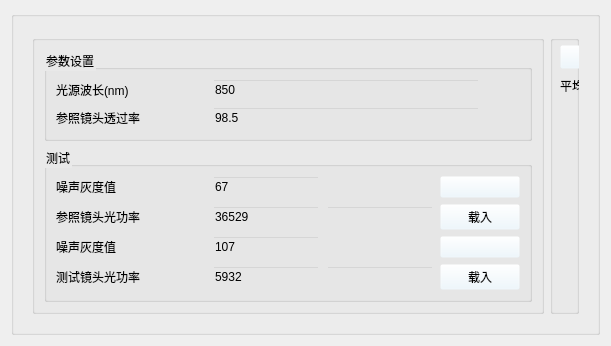
            <widget class="QWidget" name="tab_3">
             <attribute name="title">
              <string>透过率</string>
             </attribute>
             <layout class="QHBoxLayout" name="horizontalLayout_13">
              <item>
               <widget class="QGroupBox" name="groupBox_20">
                <property name="styleSheet">
                 <string notr="true">background-color: rgb(240, 240, 240);
background-color:rgb(234,247,255);
background-color:rgba(234,247,255,0);</string>
                </property>
                <property name="title">
                 <string/>
                </property>
                <layout class="QVBoxLayout" name="verticalLayout_10">
                 <item>
                  <widget class="QWidget" name="widget_5" native="true">
                   <layout class="QVBoxLayout" name="verticalLayout_14">
                    <item>
                     <layout class="QHBoxLayout" name="horizontalLayout_6">
                      <item>
                       <widget class="QGroupBox" name="groupBox_9">
                        <property name="title">
                         <string/>
                        </property>
                        <layout class="QVBoxLayout" name="verticalLayout_16">
                         <item>
                          <widget class="QGroupBox" name="groupBox_24">
                           <property name="title">
                            <string>参数设置</string>
                           </property>
                           <layout class="QVBoxLayout" name="verticalLayout_15">
                            <item>
                             <layout class="QHBoxLayout" name="horizontalLayout_30">
                              <item>
                               <widget class="QLabel" name="label_35">
                                <property name="minimumSize">
                                 <size>
                                  <width>150</width>
                                  <height>0</height>
                                 </size>
                                </property>
                                <property name="maximumSize">
                                 <size>
                                  <width>144</width>
                                  <height>16777215</height>
                                 </size>
                                </property>
                                <property name="text">
                                 <string>光源波长(nm)</string>
                                </property>
                               </widget>
                              </item>
                              <item>
                               <widget class="QLineEdit" name="lineEdit_wavelengthTrans">
                                <property name="sizePolicy">
                                 <sizepolicy hsizetype="Expanding" vsizetype="Fixed">
                                  <horstretch>100</horstretch>
                                  <verstretch>0</verstretch>
                                 </sizepolicy>
                                </property>
                                <property name="maximumSize">
                                 <size>
                                  <width>300</width>
                                  <height>16777215</height>
                                 </size>
                                </property>
                                <property name="text">
                                 <string>850</string>
                                </property>
                               </widget>
                              </item>
                              <item>
                               <spacer name="horizontalSpacer_8">
                                <property name="orientation">
                                 <enum>Qt::Orientation::Horizontal</enum>
                                </property>
                                <property name="sizeHint" stdset="0">
                                 <size>
                                  <width>40</width>
                                  <height>20</height>
                                 </size>
                                </property>
                               </spacer>
                              </item>
                             </layout>
                            </item>
                            <item>
                             <layout class="QHBoxLayout" name="horizontalLayout_28">
                              <item>
                               <widget class="QLabel" name="label_33">
                                <property name="minimumSize">
                                 <size>
                                  <width>150</width>
                                  <height>0</height>
                                 </size>
                                </property>
                                <property name="maximumSize">
                                 <size>
                                  <width>144</width>
                                  <height>16777215</height>
                                 </size>
                                </property>
                                <property name="text">
                                 <string>参照镜头透过率</string>
                                </property>
                               </widget>
                              </item>
                              <item>
                               <widget class="NumberLineEdit" name="lineEdit_officialLensTrans">
                                <property name="sizePolicy">
                                 <sizepolicy hsizetype="Expanding" vsizetype="Fixed">
                                  <horstretch>100</horstretch>
                                  <verstretch>0</verstretch>
                                 </sizepolicy>
                                </property>
                                <property name="maximumSize">
                                 <size>
                                  <width>300</width>
                                  <height>16777215</height>
                                 </size>
                                </property>
                                <property name="styleSheet">
                                 <string notr="true"/>
                                </property>
                                <property name="text">
                                 <string>98.5</string>
                                </property>
                               </widget>
                              </item>
                              <item>
                               <spacer name="horizontalSpacer_9">
                                <property name="orientation">
                                 <enum>Qt::Orientation::Horizontal</enum>
                                </property>
                                <property name="sizeHint" stdset="0">
                                 <size>
                                  <width>40</width>
                                  <height>20</height>
                                 </size>
                                </property>
                               </spacer>
                              </item>
                             </layout>
                            </item>
                           </layout>
                          </widget>
                         </item>
                         <item>
                          <widget class="QGroupBox" name="groupBox_22">
                           <property name="title">
                            <string>测试</string>
                           </property>
                           <layout class="QVBoxLayout" name="verticalLayout_11">
                            <item>
                             <layout class="QGridLayout" name="gridLayout_13">
                              <item row="0" column="0">
                               <widget class="QLabel" name="label_26">
                                <property name="text">
                                 <string>噪声灰度值</string>
                                </property>
                               </widget>
                              </item>
                              <item row="0" column="1">
                               <widget class="QLineEdit" name="lineEdit_officialNoiseLevel">
                                <property name="sizePolicy">
                                 <sizepolicy hsizetype="Expanding" vsizetype="Fixed">
                                  <horstretch>0</horstretch>
                                  <verstretch>0</verstretch>
                                 </sizepolicy>
                                </property>
                                <property name="maximumSize">
                                 <size>
                                  <width>16777215</width>
                                  <height>16777215</height>
                                 </size>
                                </property>
                                <property name="text">
                                 <string>67</string>
                                </property>
                               </widget>
                              </item>
                              <item row="1" column="0">
                               <widget class="QLabel" name="label_36">
                                <property name="minimumSize">
                                 <size>
                                  <width>150</width>
                                  <height>0</height>
                                 </size>
                                </property>
                                <property name="maximumSize">
                                 <size>
                                  <width>144</width>
                                  <height>16777215</height>
                                 </size>
                                </property>
                                <property name="text">
                                 <string>参照镜头光功率</string>
                                </property>
                               </widget>
                              </item>
                              <item row="1" column="1">
                               <widget class="NumberLineEdit" name="lineEdit_officialLensOpticalPower">
                                <property name="sizePolicy">
                                 <sizepolicy hsizetype="Expanding" vsizetype="Fixed">
                                  <horstretch>0</horstretch>
                                  <verstretch>0</verstretch>
                                 </sizepolicy>
                                </property>
                                <property name="maximumSize">
                                 <size>
                                  <width>16777215</width>
                                  <height>16777215</height>
                                 </size>
                                </property>
                                <property name="styleSheet">
                                 <string notr="true"/>
                                </property>
                                <property name="text">
                                 <string>36529</string>
                                </property>
                               </widget>
                              </item>
                              <item row="1" column="2">
                               <widget class="QLineEdit" name="lineEdit_totalGray1"/>
                              </item>
                              <item row="1" column="3">
                               <widget class="QPushButton" name="pushButton_addGrayscale1">
                                <property name="text">
                                 <string>载入</string>
                                </property>
                               </widget>
                              </item>
                              <item row="0" column="3">
                               <widget class="QPushButton" name="pushButton_addListOffi">
                                <property name="text">
                                 <string/>
                                </property>
                                <property name="icon">
                                 <iconset theme="QIcon::ThemeIcon::ListAdd"/>
                                </property>
                               </widget>
                              </item>
                             </layout>
                            </item>
                            <item>
                             <layout class="QGridLayout" name="gridLayout_16">
                              <item row="0" column="0">
                               <widget class="QLabel" name="label_28">
                                <property name="text">
                                 <string>噪声灰度值</string>
                                </property>
                               </widget>
                              </item>
                              <item row="0" column="1">
                               <widget class="QLineEdit" name="lineEdit_testNoiseLevel">
                                <property name="maximumSize">
                                 <size>
                                  <width>16777215</width>
                                  <height>16777215</height>
                                 </size>
                                </property>
                                <property name="text">
                                 <string>107</string>
                                </property>
                               </widget>
                              </item>
                              <item row="1" column="0">
                               <widget class="QLabel" name="label_29">
                                <property name="minimumSize">
                                 <size>
                                  <width>150</width>
                                  <height>0</height>
                                 </size>
                                </property>
                                <property name="maximumSize">
                                 <size>
                                  <width>144</width>
                                  <height>16777215</height>
                                 </size>
                                </property>
                                <property name="text">
                                 <string>测试镜头光功率</string>
                                </property>
                               </widget>
                              </item>
                              <item row="1" column="1">
                               <widget class="NumberLineEdit" name="lineEdit_testLensOpticalPower">
                                <property name="sizePolicy">
                                 <sizepolicy hsizetype="Expanding" vsizetype="Fixed">
                                  <horstretch>0</horstretch>
                                  <verstretch>0</verstretch>
                                 </sizepolicy>
                                </property>
                                <property name="maximumSize">
                                 <size>
                                  <width>16777215</width>
                                  <height>16777215</height>
                                 </size>
                                </property>
                                <property name="styleSheet">
                                 <string notr="true"/>
                                </property>
                                <property name="text">
                                 <string>5932</string>
                                </property>
                               </widget>
                              </item>
                              <item row="1" column="2">
                               <widget class="QLineEdit" name="lineEdit_totalGray2"/>
                              </item>
                              <item row="1" column="3">
                               <widget class="QPushButton" name="pushButton_addGrayscale2">
                                <property name="text">
                                 <string>载入</string>
                                </property>
                               </widget>
                              </item>
                              <item row="0" column="3">
                               <widget class="QPushButton" name="pushButton_addListTest">
                                <property name="text">
                                 <string/>
                                </property>
                                <property name="icon">
                                 <iconset theme="QIcon::ThemeIcon::ListAdd"/>
                                </property>
                               </widget>
                              </item>
                             </layout>
                            </item>
                           </layout>
                          </widget>
                         </item>
                        </layout>
                       </widget>
                      </item>
                      <item>
                       <widget class="QGroupBox" name="groupBox_21">
                        <property name="title">
                         <string/>
                        </property>
                        <widget class="QWidget" name="layoutWidget">
                         <property name="geometry">
                          <rect>
                           <x>10</x>
                           <y>10</y>
                           <width>216</width>
                           <height>52</height>
                          </rect>
                         </property>
                         <layout class="QGridLayout" name="gridLayout_4">
                          <item row="0" column="0">
                           <widget class="QPushButton" name="pushButton_plotLine">
                            <property name="styleSheet">
                             <string notr="true">color: rgb(0, 0, 0);</string>
                            </property>
                            <property name="text">
                             <string>绘图</string>
                            </property>
                            <property name="iconSize">
                             <size>
                              <width>20</width>
                              <height>20</height>
                             </size>
                            </property>
                            <property name="checkable">
                             <bool>false</bool>
                            </property>
                           </widget>
                          </item>
                          <item row="0" column="1">
                           <widget class="QPushButton" name="pushButton_clearTableTrans">
                            <property name="styleSheet">
                             <string notr="true">color: rgb(0, 0, 0);</string>
                            </property>
                            <property name="text">
                             <string>清空</string>
                            </property>
                            <property name="iconSize">
                             <size>
                              <width>20</width>
                              <height>20</height>
                             </size>
                            </property>
                            <property name="checkable">
                             <bool>false</bool>
                            </property>
                           </widget>
                          </item>
                          <item row="1" column="0">
                           <widget class="QLabel" name="label_32">
                            <property name="text">
                             <string>平均透过率</string>
                            </property>
                           </widget>
                          </item>
                          <item row="1" column="1">
                           <widget class="QLineEdit" name="lineEdit"/>
                          </item>
                         </layout>
                        </widget>
                       </widget>
                      </item>
                     </layout>
                    </item>
                   </layout>
                  </widget>
                 </item>
                </layout>
               </widget>
              </item>
             </layout>
            </widget>
